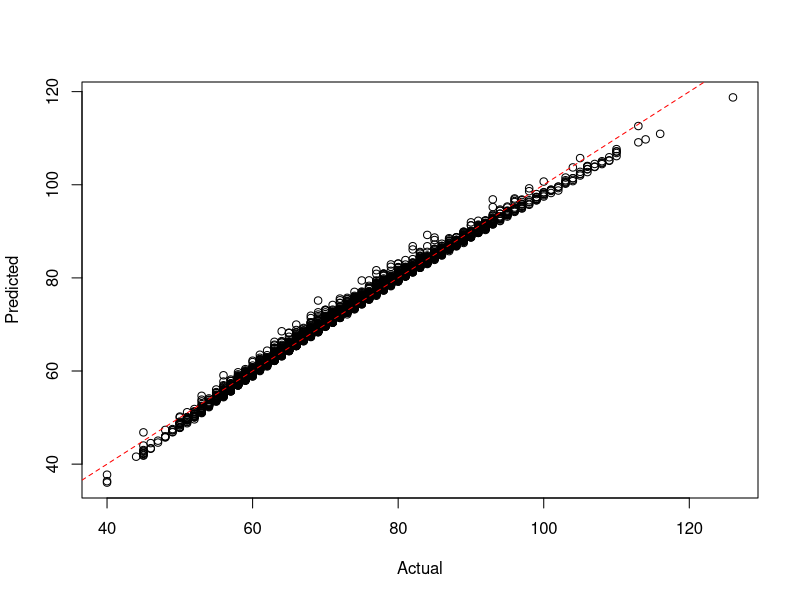
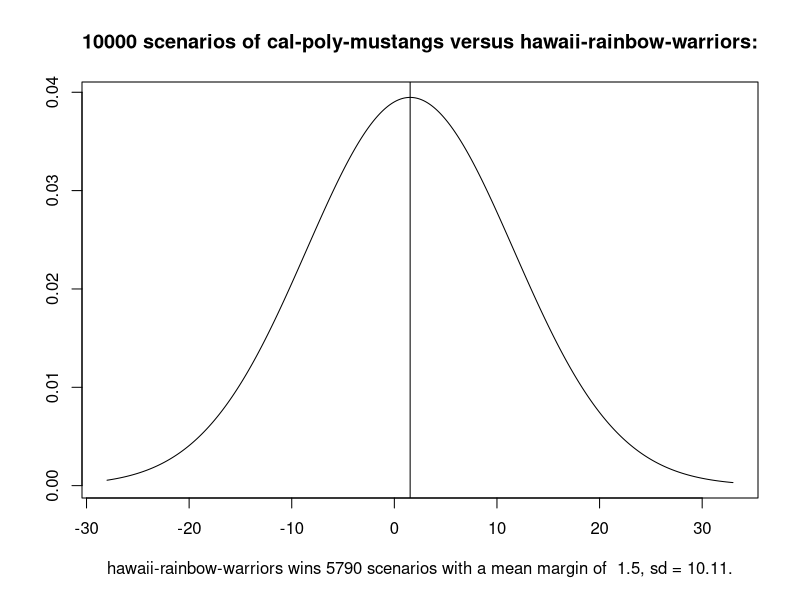
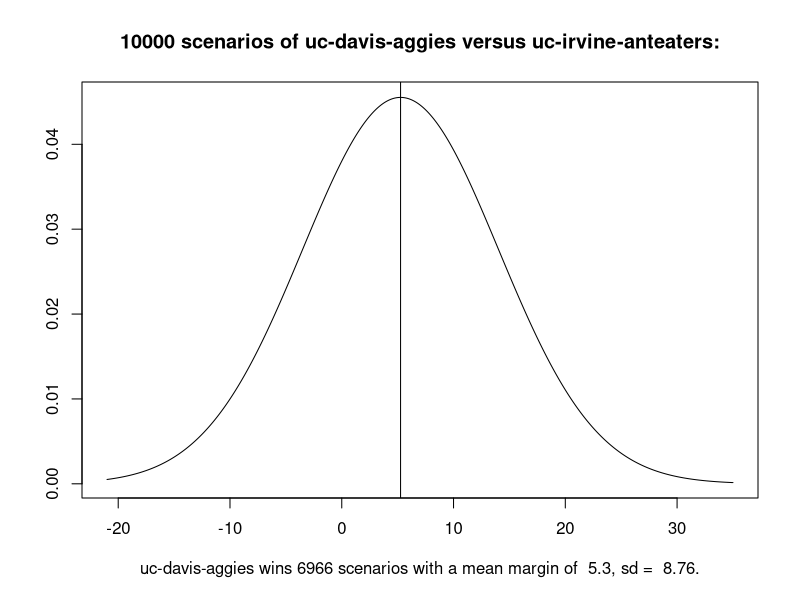
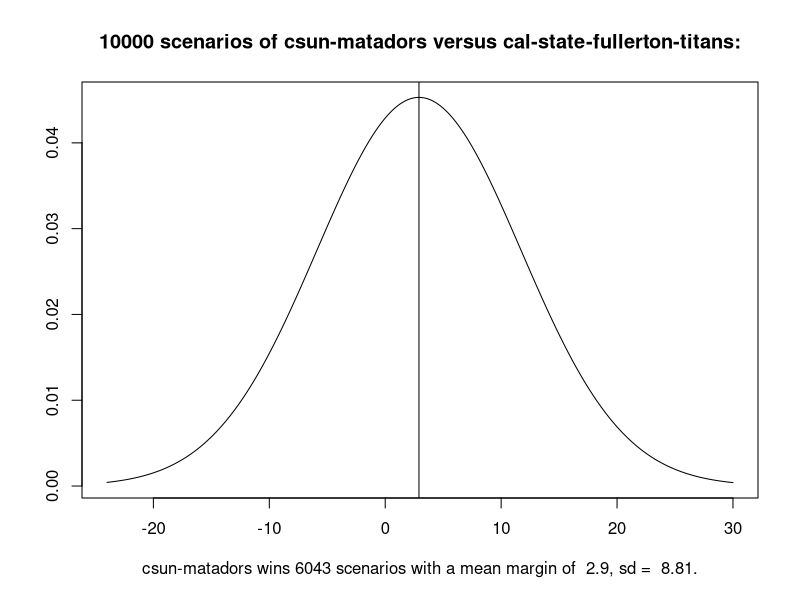
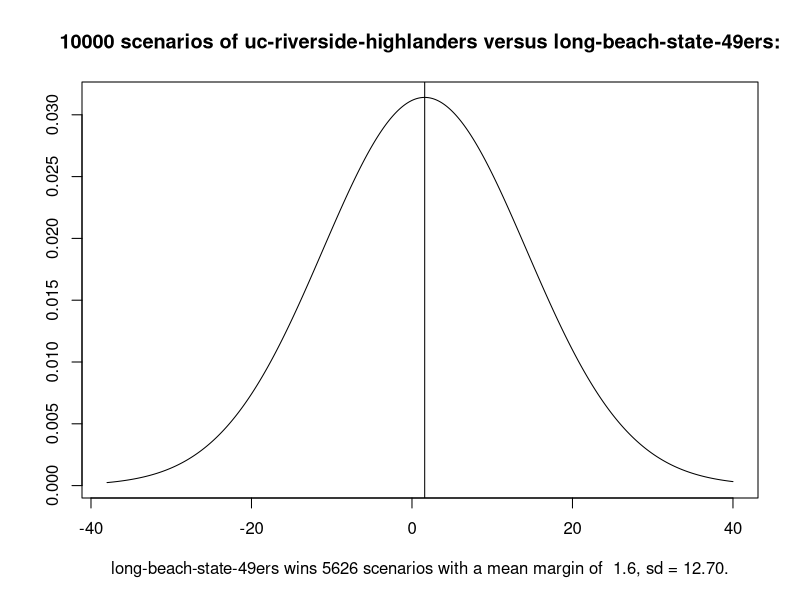

Source code (R) for these figures, in order:
setwd("c:/github/doerodney/NCAAB-D1M-2014-2015")

df = read.csv("dataframe.csv", header=TRUE)

summary(df)

# margin of victory
# df$mov = df$win_points_scored - df$loss_points_scored

pythagorean_expectation <- function(scored, allowed, n) {
	py_ex = scored^n / (scored^n + allowed^n)
	return(py_ex)
}

pythagorean_expectation_root<-function(x, points_scored, points_allowed, win_fraction) {
	result = points_scored^x / (points_scored^x + points_allowed^x) - win_fraction
	return(result)
}

get_pythogorean_expectation_exponent<-function(points_scored, points_allowed, win_fraction) {
	n = uniroot(pythagorean_expectation_root, c(0.1, 
	100.0), points_scored = 1000, points_allowed = 800, win_fraction = 0.8)
	return(n)
}

# remove low contributors
plotFit <- function(yObserved, yFitted, intercept=0) {
  plot(yObserved, yFitted, xlab="Actual", ylab="Predicted")
  abline(intercept, 1, lty=2, col=rgb(1,0,0))
}

model = lm(win_points_scored ~
	win_conference + 
	win_possessions + 
	win_offensive_rating + 
	win_defensive_rating + 
	win_personal_fouls + 
	loss_conference + 
	loss_possessions + 
	loss_offensive_rating + 
	loss_defensive_rating + 
	loss_defensive_rebounds + 
	loss_steals + 
	loss_blocked_shots + 
	loss_personal_fouls,
	data=df)

plotFit(df$win_points_scored, fitted(model))

getPossessions <- function(df, teamName) {
    df <- as.data.frame(df)
    Possessions <- c(df$win_possessions[which(df$win_team == teamName)],
                     df$loss_possessions[which(df$loss_team == teamName)])
    return(Possessions)
}


getOffensiveRatings <- function(df, teamName) {
    df <- as.data.frame(df)
    OffensiveRatings <- c(df$win_offensive_rating[which(df$win_team == teamName)],
                          df$loss_offensive_rating[which(df$loss_team == teamName)])
    return(OffensiveRatings)
}


getDefensiveRatings <- function(df, teamName) {
    df <- as.data.frame(df)
    DefensiveRatings <- c(df$win_defensive_rating[which(df$win_team == teamName)],
                          df$loss_defensive_rating[which(df$loss_team == teamName)])
    return(DefensiveRatings)
}


getDefensiveRebounds <- function(df, teamName) {
    df <- as.data.frame(df)
    DefensiveRebounds <- c(df$win_defensive_rebounds[which(df$win_team == teamName)],
                              df$loss_defensive_rebounds[which(df$loss_team == teamName)])
    return(DefensiveRebounds)
}


getPersonalFouls <- function(df, teamName) {
    df <- as.data.frame(df)
    PersonalFouls <- c(df$win_personal_fouls[which(df$win_team == teamName)],
                       df$loss_personal_fouls[which(df$loss_team == teamName)])
    return(PersonalFouls)
}


getSteals <- function(df, teamName) {
    df <- as.data.frame(df)
    Steals <- c(df$win_steals[which(df$win_team == teamName)],
                df$loss_steals[which(df$loss_team == teamName)])
    return(Steals)
}


getBlockedShots <- function(df, teamName) {
    df <- as.data.frame(df)
    BlockedShots <- c(df$win_blocked_shots[which(df$win_team == teamName)],
                      df$loss_blocked_shots[which(df$loss_team == teamName)])
    return(BlockedShots)
}


getTeamConference <- function(df, teamName) {
    df <- as.data.frame(df)
  
    TeamConferences = df$win_conference[which(df$win_team == teamName)]
    if (length(TeamConferences) == 0) {
        TeamConferences = df$loss_conference[which(df$loss_team == teamName)]
    }
    return(as.character(TeamConferences[1]))
}

predictWinner <- function(teamName, opponentName, df, model, nScenarios=10000)
{
  teamConference = getTeamConference(df, teamName)
  teamPossessions = getPossessions(df, teamName)
  teamOffensiveRatings = getOffensiveRatings(df, teamName)
  teamDefensiveRatings = getDefensiveRatings(df, teamName)
  teamDefensiveRebounds  = getDefensiveRebounds(df, teamName)
  teamSteals = getSteals(df, teamName)
  teamPersonalFouls = getPersonalFouls(df, teamName)
  teamBlockedShots = getBlockedShots(df, teamName)
  
  opponentConference = getTeamConference(df, opponentName)
  opponentPossessions = getPossessions(df, opponentName)
  opponentOffensiveRatings = getOffensiveRatings(df, opponentName)
  opponentDefensiveRatings = getDefensiveRatings(df, opponentName)
  opponentDefensiveRebounds  = getDefensiveRebounds(df, opponentName)
  opponentSteals = getSteals(df, opponentName)
  opponentPersonalFouls = getPersonalFouls(df, opponentName)
  opponentBlockedShots = getBlockedShots(df, opponentName)
  
  win_conference = rep(teamConference, nScenarios)
  win_possessions = sample(min(teamPossessions):max(teamPossessions), nScenarios, replace=TRUE)
  win_offensive_rating = runif(nScenarios, min(teamOffensiveRatings ), max( teamOffensiveRatings ))
  win_defensive_rating = runif(nScenarios, min(teamDefensiveRatings), max(teamDefensiveRatings))
  win_personal_fouls = sample(min(teamPersonalFouls):max(teamPersonalFouls), nScenarios, replace=TRUE)
  loss_conference = rep(opponentConference, nScenarios)
  loss_possessions = sample(min(opponentPossessions):max(opponentPossessions), nScenarios, replace=TRUE)
  loss_offensive_rating = runif(nScenarios, min(opponentOffensiveRatings), max(opponentOffensiveRatings))
  loss_defensive_rating = runif(nScenarios, min(opponentDefensiveRatings), max(opponentDefensiveRatings))
  loss_defensive_rebounds = runif(nScenarios, min(opponentDefensiveRebounds), max(opponentDefensiveRebounds))
  loss_steals = sample(min(opponentSteals):max(opponentSteals), nScenarios, replace=TRUE)
  loss_blocked_shots = sample(min(opponentBlockedShots):max(opponentBlockedShots), nScenarios, replace=TRUE)
  loss_personal_fouls = sample(min(opponentPersonalFouls):max(opponentPersonalFouls), nScenarios, replace=TRUE)
  
  # Create data frame for team score prediction.
  dfpt = cbind.data.frame(
    win_conference,
    win_possessions,
    win_offensive_rating,
    win_defensive_rating,
    win_personal_fouls,
    loss_conference,
    loss_possessions,
    loss_offensive_rating,
    loss_defensive_rating,
    loss_defensive_rebounds,
    loss_steals,
    loss_blocked_shots,
    loss_personal_fouls
  )
  
  teamPointsScored = round(predict(model, dfpt))
  
  # Create data frame for opponent score prediction.
  # Switch conferences
  x = loss_conference
  loss_conference = win_conference
  win_conference = x
  
  # Switch possessions
  x = loss_possessions
  loss_possessions = win_possessions
  win_possessions = x
  
  # Switch offensive ratings
  x = loss_offensive_rating
  loss_offensive_rating = win_offensive_rating
  win_offensive_rating = x
  
  # Switch defensive ratings
  x = loss_defensive_rating
  loss_defensive_rating = win_defensive_rating
  win_defensive_rating= x
  
  win_personal_fouls = sample(min(opponentPersonalFouls):max(opponentPersonalFouls), nScenarios, replace=TRUE)
  
  loss_defensive_rebounds = runif(nScenarios, min(teamDefensiveRebounds), max(teamDefensiveRebounds))
  loss_steals = sample(min(teamSteals):max(teamSteals), nScenarios, replace=TRUE)
  loss_blocked_shots = sample(min(teamBlockedShots):max(teamBlockedShots), nScenarios, replace=TRUE)
  loss_personal_fouls = sample(min(teamPersonalFouls):max(teamPersonalFouls), nScenarios, replace=TRUE)
  
  dfpo = cbind.data.frame(
    win_conference,
    win_possessions,
    win_offensive_rating,
    win_defensive_rating,
    win_personal_fouls,
    loss_conference,
    loss_possessions,
    loss_offensive_rating,
    loss_defensive_rating,
    loss_defensive_rebounds,
    loss_steals,
    loss_blocked_shots,
    loss_personal_fouls
  )
  
  # Predict opponent points scored.
  opponentPointsScored = round(predict(model, dfpo))
  
  # Make a dataframe of points scored.  Not sure why...
  pointsScored = cbind.data.frame(teamPointsScored, opponentPointsScored)
  
  # Produce/report a result message.
  teamWins = pointsScored$teamPointsScored > pointsScored$opponentPointsScored
  msg = sprintf("%d scenarios of %s versus %s:", nScenarios, teamName, opponentName)
  print(msg)
  nTeamWins = length(which(teamWins == TRUE))
  nOpponentWins = nScenarios - nTeamWins
  margin = numeric(nScenarios)
  xlabel = ''
  ylabel = ''
  x = seq(1:nScenarios)
  win_team_name = ''
  scenarios_won = 0
  if (nTeamWins > nOpponentWins) {
    margin = sort(pointsScored$teamPointsScored - pointsScored$opponentPointsScored)
    
    win_team_name = teamName
    scenarios_won = nTeamWins
  } else {
    margin = sort(pointsScored$opponentPointsScored - pointsScored$teamPointsScored)
    win_team_name = opponentName
    scenarios_won = nOpponentWins
  }
  
  margin.min = min(margin)
  margin.max = max(margin)
  margin.mean = mean(margin)
  margin.sd = sd(margin)
  xlabel = sprintf("%s wins %d scenarios with a mean margin of %4.1f, sd = %5.2f.", win_team_name, scenarios_won, margin.mean, margin.sd)
  
  x = seq(margin.min, margin.max, length=1000)
  y = dnorm(x, mean=margin.mean, sd=margin.sd)
  plot(x, y, main=msg, xlab=xlabel, ylab=ylabel, type="l")
  
  abline(v=(mean(margin)))

  print(xlabel)
  
  return(win_team_name)
}
#predictWinner('villanova-wildcats', 'seton-hall-pirates', df, model)
#predictWinner('villanova-wildcats', 'st-johns-red-storm', df, model)
#predictWinner('villanova-wildcats', 'depaul-blue-demons', df, model)
#predictWinner('villanova-wildcats', 'xavier-musketeers', df, model)
#predictWinner('villanova-wildcats', 'penn-quakers', df, model)
#predictWinner('villanova-wildcats', 'georgetown-hoyas', df, model)
#predictWinner('villanova-wildcats', 'creighton-bluejays', df, model)
#predictWinner('villanova-wildcats', 'depaul-blue-demons', df, model)
#predictWinner('villanova-wildcats', 'marquette-golden-eagles', df, model)
#predictWinner('villanova-wildcats', 'georgetown-hoyas', df, model)
#predictWinner('villanova-wildcats', 'providence-friars', df, model)
#predictWinner('villanova-wildcats', 'butler-bulldogs', df, model)
#predictWinner('villanova-wildcats', 'seton-hall-pirates', df, model)
#predictWinner('villanova-wildcats', 'marquette-golden-eagles', df, model)
#predictWinner('villanova-wildcats', 'providence-friars', df, model)
#predictWinner('villanova-wildcats', 'xavier-musketeers', df, model)
#predictWinner('villanova-wildcats', 'st-johns-red-storm', df, model)


getHomeAwayMarginOfVictory<- function( team_name, df) {
    # Determine indexes that involve team.
	win_index = which(df$win_team == team_name)
	loss_index = which(df$loss_team == team_name)
	
	# What were the win and loss margins?
	win_margin = df$win_points_scored[win_index] - df$loss_points[win_index]
	loss_margin = df$loss_points[loss_index] - df$win_points_scored[loss_index]
	
	# What courts were used?
	win_loss = c('home', 'away')
	win_court = ifelse(df$win_court[win_index] == win_loss[1], win_loss[1], win_loss[2])
	loss_court = ifelse(df$win_court[loss_index] == 'home', win_loss[2], win_loss[1])

	margin = c(win_margin, loss_margin)
	court = c(win_court, loss_court)
	court = as.factor(court)
	df_team = data.frame(margin, court)
	
	return(df_team)
}

getHomeCourtAdvantage <- function( team_name, df) {
	df_team = getHomeAwayMarginOfVictory(team_name, df)
	mdl = aov(margin ~ court, data=df_team)
	
	x = summary.lm(mdl)
	
	home_court_advantage = x$coefficients[1,1] + x$coefficients[2,1]
	probability = x$coefficients[2,4]
	
	alist = list('home_court_advantage'=home_court_advantage,
		'probability'=probability)
		
	return(alist)
}

plotHomeCourtAdvantage <- function( team_name, df) {
	df_team = getHomeAwayMarginOfVictory(team_name, df)
	alist = getHomeCourtAdvantage(team_name, df)
	home_court_advantage = alist$home_court_advantage
	probability = as.integer(alist$probability)
	
	significance = ifelse(probability < 0.05, 'significant', 'not significant')
	
	grand_mean = mean(df_team$margin)
	mean_margin_by_court = tapply(df_team$margin, df_team$court, mean)
	home_mean = mean_margin_by_court['home']
	away_mean = mean_margin_by_court['away']
	title = sprintf("Margin of victory against D1 opponents: %s", team_name)
	# x axis values are just an index.
	x = seq(1, length(df_team$margin))
	
	# Initially plot blanks just to initialize.
	ylabel = sprintf("Home court advantage: %2.0f (%s)", home_court_advantage, significance)
	plot(x, df_team$margin[x], main=title, xlab='game', ylab=ylabel, type='n')
	legend("topright", legend=c('home', 'away'), col=c('green', 'red'), pch=c(17,25))
	
	# Plot the mean lines.
	abline(h=0)
	abline(h=grand_mean)
	abline(h=home_mean, col='green')
	abline(h=away_mean, col='red')
	
	# Get indexes for home and away courts.
	home_index = which(df_team$court == 'home')
	away_index = which(df_team$court == 'away')
	
	# Plot points for home and away indexes.
	points(home_index, df_team$margin[home_index], col='green', pch=17)
	points(away_index, df_team$margin[away_index], col='red', pch=25)
}


plotOffensiveRating <- function( team_name, other_team_name, df) {
	# Get the offensive rating for each team in both win and loss results.
	# Get the relevant rows from the dataframe argument.
	
	# Create a subset dataframe.					  
	dfprime = subset(df, 
		select=c(win_team, win_offensive_rating, loss_team, loss_offensive_rating),
		subset=(win_team == team_name | loss_team == team_name |
		        win_team == other_team_name | loss_team == other_team_name))
	
	# Create labels for the legend.
	team_win_label = sprintf("%s win", team_name)
	team_loss_label = sprintf("%s loss", team_name)
	other_team_win_label = sprintf("%s win", other_team_name)
	other_team_loss_label = sprintf("%s loss", other_team_name)
	title_label = sprintf("Offensive ratings of %s and %s", team_name, other_team_name)
	
	# Plot points for team win and loss indexes.
	team_win_rows = which(dfprime$win_team == team_name)
	team_loss_rows = which(dfprime$loss_team == team_name)
	other_win_rows = which(dfprime$win_team == other_team_name)
	other_loss_rows = which(dfprime$loss_team == other_team_name)
	
	# Create initial plot data.
	x = c(team_win_rows, team_loss_rows, other_win_rows, other_loss_rows) 
	offensive_rating_list = c(
		dfprime$win_offensive_rating[team_win_rows],
		dfprime$loss_offensive_rating[team_loss_rows],
		dfprime$win_offensive_rating[other_win_rows],
		dfprime$loss_offensive_rating[other_loss_rows] )
	
	# Initially plot blanks just to initialize the graph.
	plot(x, offensive_rating_list, main=title_label, xlab='', ylab='offensive_rating', type='n')
	legend("topright", 
			legend=c(team_win_label, team_loss_label, 
			         other_team_win_label, other_team_loss_label), 
			col=c('green', 'red', 'blue', 'orange'), 
			pch=c(2, 6, 3, 4))
	
	points(team_win_rows, dfprime$win_offensive_rating[team_win_rows], col='green', pch=2)
	points(team_loss_rows, dfprime$loss_offensive_rating[team_loss_rows], col='red', pch=6)
	points(other_win_rows, dfprime$win_offensive_rating[other_win_rows], col='blue', pch=3)
	points(other_loss_rows, dfprime$loss_offensive_rating[other_loss_rows], col='red', pch=4)
}

plotDefensiveRating <- function( team_name, other_team_name, df) {
	# Get the defensive rating for each team in both win and loss results.
	# Get the relevant rows from the dataframe argument.
	# Create a subset dataframe.					  
	dfprime = subset(df, 
		select=c(win_team, win_defensive_rating, loss_team, loss_defensive_rating),
		subset=(win_team == team_name | loss_team == team_name |
		        win_team == other_team_name | loss_team == other_team_name))
	
	# Create labels for the legend.
	team_win_label = sprintf("%s win", team_name)
	team_loss_label = sprintf("%s loss", team_name)
	other_team_win_label = sprintf("%s win", other_team_name)
	other_team_loss_label = sprintf("%s loss", other_team_name)
	title_label = sprintf("Defensive ratings of %s and %s", team_name, other_team_name)
	
	# Plot points for team win and loss indexes.
	team_win_rows = which(dfprime$win_team == team_name)
	team_loss_rows = which(dfprime$loss_team == team_name)
	other_win_rows = which(dfprime$win_team == other_team_name)
	other_loss_rows = which(dfprime$loss_team == other_team_name)
	
	# Create initial plot data.
	x = c(team_win_rows, team_loss_rows, other_win_rows, other_loss_rows) 
	defensive_rating_list = c(
		dfprime$win_defensive_rating[team_win_rows],
		dfprime$loss_defensive_rating[team_loss_rows],
		dfprime$win_defensive_rating[other_win_rows],
		dfprime$loss_defensive_rating[other_loss_rows] )
	
	# Initially plot blanks just to initialize the graph.
	plot(x, defensive_rating_list, main=title_label, xlab='', ylab='defensive_rating', type='n')
	legend("topright", 
			legend=c(team_win_label, team_loss_label, 
			         other_team_win_label, other_team_loss_label), 
			col=c('green', 'red', 'blue', 'orange'), 
			pch=c(2, 6, 3, 4))
	
	points(team_win_rows, dfprime$win_defensive_rating[team_win_rows], col='green', pch=2)
	points(team_loss_rows, dfprime$loss_defensive_rating[team_loss_rows], col='red', pch=6)
	points(other_win_rows, dfprime$win_defensive_rating[other_win_rows], col='blue', pch=3)
	points(other_loss_rows, dfprime$loss_defensive_rating[other_loss_rows], col='red', pch=4)
}


# Bracket couples:
# 1-16
# 8-9
# 5-12
# 4-13
# 6-11
# 3-14
# 7-10
# 2-15
# Top 16 tournament 2015-02-03.
# predictWinner('kentucky-wildcats', 'wichita-state-shockers', df, model)
# predictWinner('kansas-jayhawks', 'louisville-cardinals', df, model)
# predictWinner('wisconsin-badgers', 'north-carolina-tar-heels', df, model)
# predictWinner('duke-blue-devils', 'utah-runnin-utes', df, model)
# predictWinner('arizona-wildcats', 'iowa-state-cyclones', df, model)
# predictWinner('virginia-cavaliers', 'uni-panthers', df, model)
# predictWinner('villanova-wildcats', 'notre-dame-fighting-irish', df, model)
# predictWinner('gonzaga-bulldogs', 'west-virginia-mountaineers', df, model)

# predictWinner('kentucky-wildcats', 'louisville-cardinals', df, model)
# predictWinner('wisconsin-badgers', 'duke-blue-devils', df, model)
# predictWinner('arizona-wildcats', 'virginia-cavaliers', df, model)
# predictWinner('gonzaga-bulldogs', 'notre-dame-fighting-irish', df, model)

# predictWinner('kentucky-wildcats', 'duke-blue-devils', df, model)
# predictWinner('notre-dame-fighting-irish', 'virginia-cavaliers', df, model)

# predictWinner('notre-dame-fighting-irish', 'duke-blue-devils', df, model)
# Duke wins...

predictWinner('cal-poly-mustangs', 'hawaii-rainbow-warriors', df, model)

predictWinner('uc-davis-aggies', 'uc-irvine-anteaters', df, model)

predictWinner('csun-matadors', 'cal-state-fullerton-titans', df, model)

predictWinner('uc-riverside-highlanders', 'long-beach-state-49ers', df, model)
